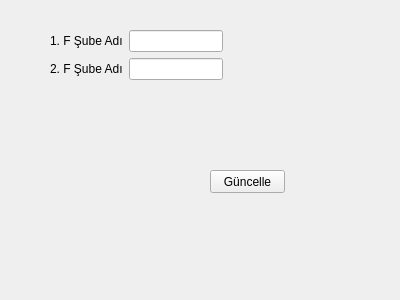
<?xml version="1.0" encoding="UTF-8"?>
<ui version="4.0">
 <class>Form</class>
 <widget class="QWidget" name="Form">
  <property name="geometry">
   <rect>
    <x>0</x>
    <y>0</y>
    <width>400</width>
    <height>300</height>
   </rect>
  </property>
  <property name="windowTitle">
   <string>Fiziki sınıf bilgileri Güncelleme</string>
  </property>
  <widget class="QWidget" name="formLayoutWidget">
   <property name="geometry">
    <rect>
     <x>50</x>
     <y>30</y>
     <width>173</width>
     <height>80</height>
    </rect>
   </property>
   <layout class="QFormLayout" name="formLayout">
    <item row="0" column="0">
     <widget class="QLabel" name="1UbeAdLabel">
      <property name="text">
       <string>1. F Şube Adı</string>
      </property>
     </widget>
    </item>
    <item row="0" column="1">
     <widget class="QLineEdit" name="1UbeAdLineEdit"/>
    </item>
    <item row="1" column="0">
     <widget class="QLabel" name="2UbeAdLabel">
      <property name="text">
       <string>2. F Şube Adı</string>
      </property>
     </widget>
    </item>
    <item row="1" column="1">
     <widget class="QLineEdit" name="2UbeAdLineEdit"/>
    </item>
   </layout>
  </widget>
  <widget class="QPushButton" name="pushButton_2">
   <property name="geometry">
    <rect>
     <x>210</x>
     <y>170</y>
     <width>75</width>
     <height>23</height>
    </rect>
   </property>
   <property name="text">
    <string>Güncelle</string>
   </property>
  </widget>
 </widget>
 <resources/>
 <connections/>
</ui>
